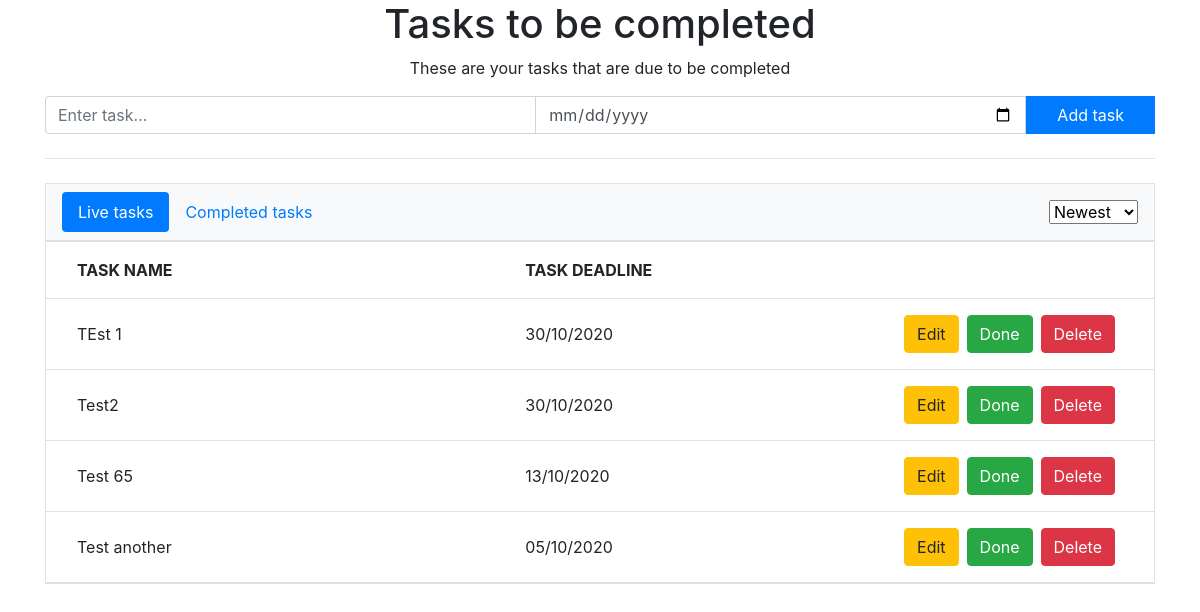
Before: / with the older database file.
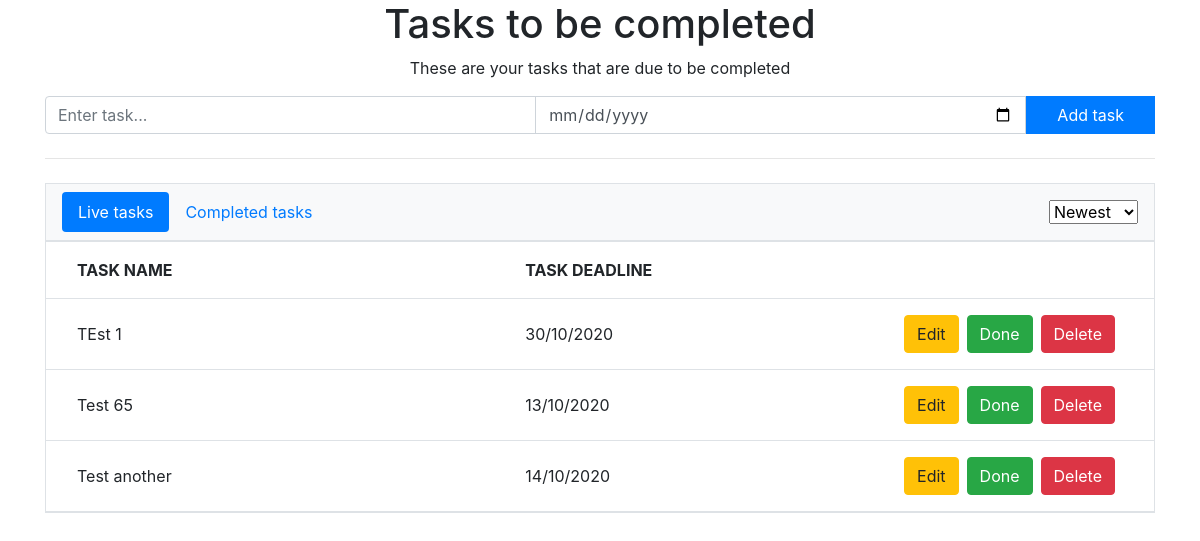
After: the same page with the newer database file.
### app.py (models this page shows)
class Task(db.Model):
    id = db.Column(db.Integer, primary_key=True)
    title = db.Column(db.String(100))
    completed = db.Column(db.Boolean)
    deadline = db.Column(db.DateTime)

### app.py (the view)
@app.route("/", methods=['GET', 'POST'])
def index():
    try:
        filter_task = request.form.get('filter-tasks')
        if filter_task == "Deadline":
            task_list = Task.query.order_by(Task.deadline).all()
        else:
            task_list = Task.query.all()
    except:
        task_list = Task.query.all()
    heading = "Tasks to be completed"
    page_description = "These are your tasks that are due to be completed"
    due_tasks = tasks_exist()
    return render_template("home.html", task_list=task_list, title="Tasks", heading=heading,
                           page_description=page_description, due_tasks=due_tasks, filter_select=filter_task)

### app.py (called while the page is built)
@app.template_filter('formatdatetime')
def format_datetime(date, format="%d/%m/%Y"):
    if date is None:
        return ""
    try:
        return date.strftime(format)
    except:
        return ""

def tasks_exist():
    if Task.query.filter_by(completed=False).count() > 0:
        return True
    else:
        return False

### templates/home.html
{% extends "layout.html" %}
{% block content %}
    {% if task_list|length > 0 and due_tasks == True %}
    <div class="row align-items-center border-bottom p-3">
        <div class="col-7 col-md-8 col-lg-5 text-uppercase font-weight-bold">Task name</div>
        <div class="col-5 col-md-4 col-lg-3 text-uppercase font-weight-bold">Task deadline</div>
    </div>
    {% for task in task_list %}
    {% if task.completed == False %}
    <div class="row align-items-center border-bottom p-3">
        <div class="col-7 col-md-8 col-lg-5">{{task.title}}</div>
        <div class="col-5 col-md-4 col-lg-3">{{task.deadline|formatdatetime}}</div>
        <div class="col-auto col-md-12 col-lg-4 mt-3 mt-md-3 mt-lg-0">
            <a href="/delete/{{ task.id }}"><button class="btn btn-danger float-sm-left float-lg-right mr-md-2">Delete</button></a>
            <a href="/update/{{ task.id }}"><button class="btn btn-success float-sm-left float-lg-right mr-lg-2 mr-md-2">Done</button></a>
            <a href="/edit/{{ task.id }}"><button class="btn btn-warning float-sm-left float-lg-right mr-lg-2 mr-md-0">Edit</button></a>
        </div>
    </div>
    {% endif %}
    {% endfor %}
    {% else %}
    <p class="pt-3">There are no pending tasks</p>
    {% endif %}
{% endblock content %}

Changed rows visible on the page:
no longer on this page (row edited): Task: title "Test2", deadline "30/10/2020"
changed Task "Test another": deadline "05/10/2020" → "14/10/2020"
